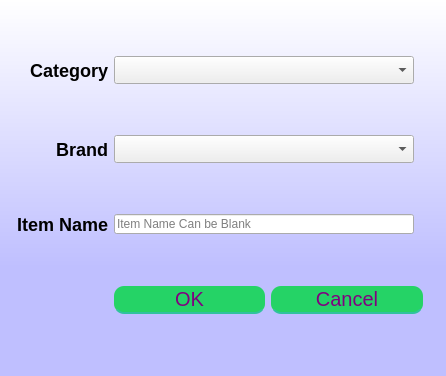
<?xml version="1.0" encoding="UTF-8"?>
<ui version="4.0">
 <class>Dialog</class>
 <widget class="QDialog" name="Dialog">
  <property name="geometry">
   <rect>
    <x>0</x>
    <y>0</y>
    <width>446</width>
    <height>376</height>
   </rect>
  </property>
  <property name="sizePolicy">
   <sizepolicy hsizetype="Fixed" vsizetype="Fixed">
    <horstretch>0</horstretch>
    <verstretch>0</verstretch>
   </sizepolicy>
  </property>
  <property name="minimumSize">
   <size>
    <width>446</width>
    <height>376</height>
   </size>
  </property>
  <property name="maximumSize">
   <size>
    <width>446</width>
    <height>376</height>
   </size>
  </property>
  <property name="windowTitle">
   <string>Advance Search</string>
  </property>
  <property name="styleSheet">
   <string notr="true">QPushButton {
	width: 150%;
height:20px;
	padding: 3%;
	background:#25D366;
	border-bottom: 2px solid #30C29E;
	border-top-style: none;
	border-right-style: none;
	border-left-style: none;	
	color: #fff;
 border-radius: 10px;
font-size:20px;
color:purple;
}
QPushButton:pressed {
    background: darkgreen;
}

QLabel{
font-size:18px;
font-family:&quot;Times New Roman&quot;;
font-weight: bold;
}
QDialog{
background-color: qlineargradient(spread:reflect, x1:0.5, y1:1, x2:0.5, y2:0, stop:0.289773 rgba(191, 191, 255, 255), stop:1 rgba(255, 255, 255, 255));
}
</string>
  </property>
  <layout class="QGridLayout" name="gridLayout">
   <item row="2" column="1" colspan="3">
    <spacer name="verticalSpacer_3">
     <property name="orientation">
      <enum>Qt::Vertical</enum>
     </property>
     <property name="sizeHint" stdset="0">
      <size>
       <width>20</width>
       <height>40</height>
      </size>
     </property>
    </spacer>
   </item>
   <item row="1" column="1">
    <widget class="QLabel" name="label">
     <property name="text">
      <string>Category</string>
     </property>
     <property name="alignment">
      <set>Qt::AlignRight|Qt::AlignTrailing|Qt::AlignVCenter</set>
     </property>
    </widget>
   </item>
   <item row="5" column="2" colspan="2">
    <widget class="QLineEdit" name="lineEdit">
     <property name="sizePolicy">
      <sizepolicy hsizetype="Fixed" vsizetype="Fixed">
       <horstretch>0</horstretch>
       <verstretch>0</verstretch>
      </sizepolicy>
     </property>
     <property name="minimumSize">
      <size>
       <width>300</width>
       <height>20</height>
      </size>
     </property>
     <property name="maximumSize">
      <size>
       <width>300</width>
       <height>20</height>
      </size>
     </property>
     <property name="placeholderText">
      <string>Item Name Can be Blank</string>
     </property>
    </widget>
   </item>
   <item row="1" column="4" rowspan="8">
    <spacer name="horizontalSpacer_2">
     <property name="orientation">
      <enum>Qt::Horizontal</enum>
     </property>
     <property name="sizeHint" stdset="0">
      <size>
       <width>40</width>
       <height>20</height>
      </size>
     </property>
    </spacer>
   </item>
   <item row="9" column="0" colspan="5">
    <spacer name="verticalSpacer">
     <property name="orientation">
      <enum>Qt::Vertical</enum>
     </property>
     <property name="sizeHint" stdset="0">
      <size>
       <width>20</width>
       <height>40</height>
      </size>
     </property>
    </spacer>
   </item>
   <item row="0" column="0" colspan="5">
    <spacer name="verticalSpacer_2">
     <property name="orientation">
      <enum>Qt::Vertical</enum>
     </property>
     <property name="sizeHint" stdset="0">
      <size>
       <width>20</width>
       <height>40</height>
      </size>
     </property>
    </spacer>
   </item>
   <item row="1" column="0" rowspan="8">
    <spacer name="horizontalSpacer">
     <property name="orientation">
      <enum>Qt::Horizontal</enum>
     </property>
     <property name="sizeHint" stdset="0">
      <size>
       <width>40</width>
       <height>20</height>
      </size>
     </property>
    </spacer>
   </item>
   <item row="5" column="1">
    <widget class="QLabel" name="label_3">
     <property name="text">
      <string>Item Name</string>
     </property>
     <property name="alignment">
      <set>Qt::AlignRight|Qt::AlignTrailing|Qt::AlignVCenter</set>
     </property>
    </widget>
   </item>
   <item row="3" column="2" colspan="2">
    <widget class="QComboBox" name="comboBox_2">
     <property name="sizePolicy">
      <sizepolicy hsizetype="Fixed" vsizetype="Fixed">
       <horstretch>0</horstretch>
       <verstretch>0</verstretch>
      </sizepolicy>
     </property>
     <property name="minimumSize">
      <size>
       <width>300</width>
       <height>28</height>
      </size>
     </property>
     <property name="maximumSize">
      <size>
       <width>300</width>
       <height>28</height>
      </size>
     </property>
     <property name="styleSheet">
      <string notr="true">font-size:20px;
font-family:&quot;Times New Roman&quot;;

text-align:center;
left:50%;
right:50%;
text-align:center;
</string>
     </property>
    </widget>
   </item>
   <item row="3" column="1">
    <widget class="QLabel" name="label_2">
     <property name="text">
      <string>Brand</string>
     </property>
     <property name="alignment">
      <set>Qt::AlignRight|Qt::AlignTrailing|Qt::AlignVCenter</set>
     </property>
    </widget>
   </item>
   <item row="6" column="1" colspan="3">
    <spacer name="verticalSpacer_5">
     <property name="orientation">
      <enum>Qt::Vertical</enum>
     </property>
     <property name="sizeHint" stdset="0">
      <size>
       <width>20</width>
       <height>40</height>
      </size>
     </property>
    </spacer>
   </item>
   <item row="4" column="1" colspan="3">
    <spacer name="verticalSpacer_4">
     <property name="orientation">
      <enum>Qt::Vertical</enum>
     </property>
     <property name="sizeHint" stdset="0">
      <size>
       <width>20</width>
       <height>40</height>
      </size>
     </property>
    </spacer>
   </item>
   <item row="1" column="2" colspan="2">
    <widget class="QComboBox" name="comboBox">
     <property name="sizePolicy">
      <sizepolicy hsizetype="Fixed" vsizetype="Fixed">
       <horstretch>0</horstretch>
       <verstretch>0</verstretch>
      </sizepolicy>
     </property>
     <property name="minimumSize">
      <size>
       <width>300</width>
       <height>28</height>
      </size>
     </property>
     <property name="maximumSize">
      <size>
       <width>300</width>
       <height>28</height>
      </size>
     </property>
     <property name="styleSheet">
      <string notr="true">font-size:20px;
font-family:&quot;Times New Roman&quot;;

text-align:center;
left:50%;
right:50%;
text-align:center;
</string>
     </property>
    </widget>
   </item>
   <item row="7" column="2">
    <widget class="QDialogButtonBox" name="buttonBox">
     <property name="standardButtons">
      <set>QDialogButtonBox::Cancel|QDialogButtonBox::Ok</set>
     </property>
    </widget>
   </item>
  </layout>
 </widget>
 <resources/>
 <connections/>
</ui>
